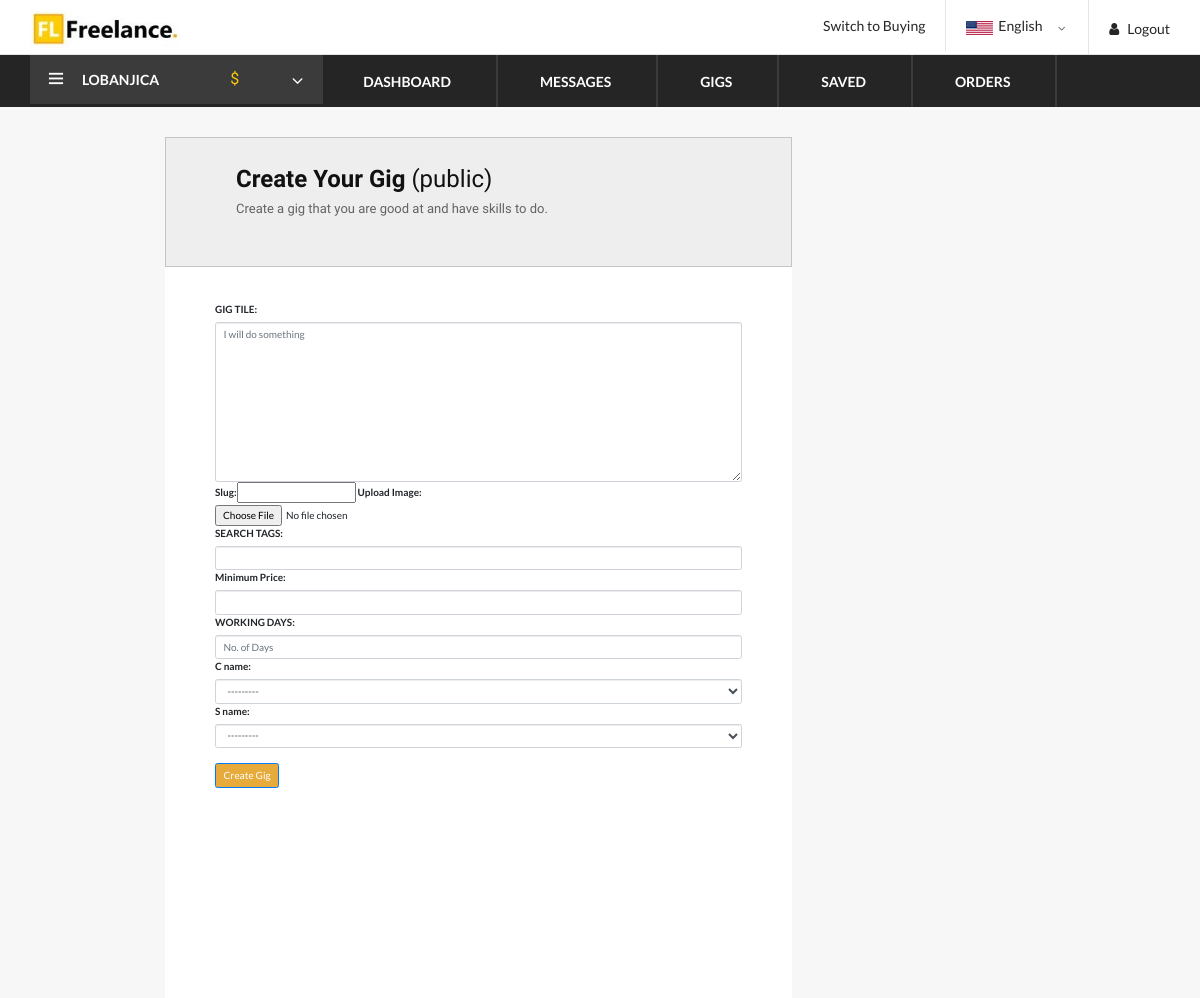
The app's page /gig/mygig/ (signed in, upper part), older data.
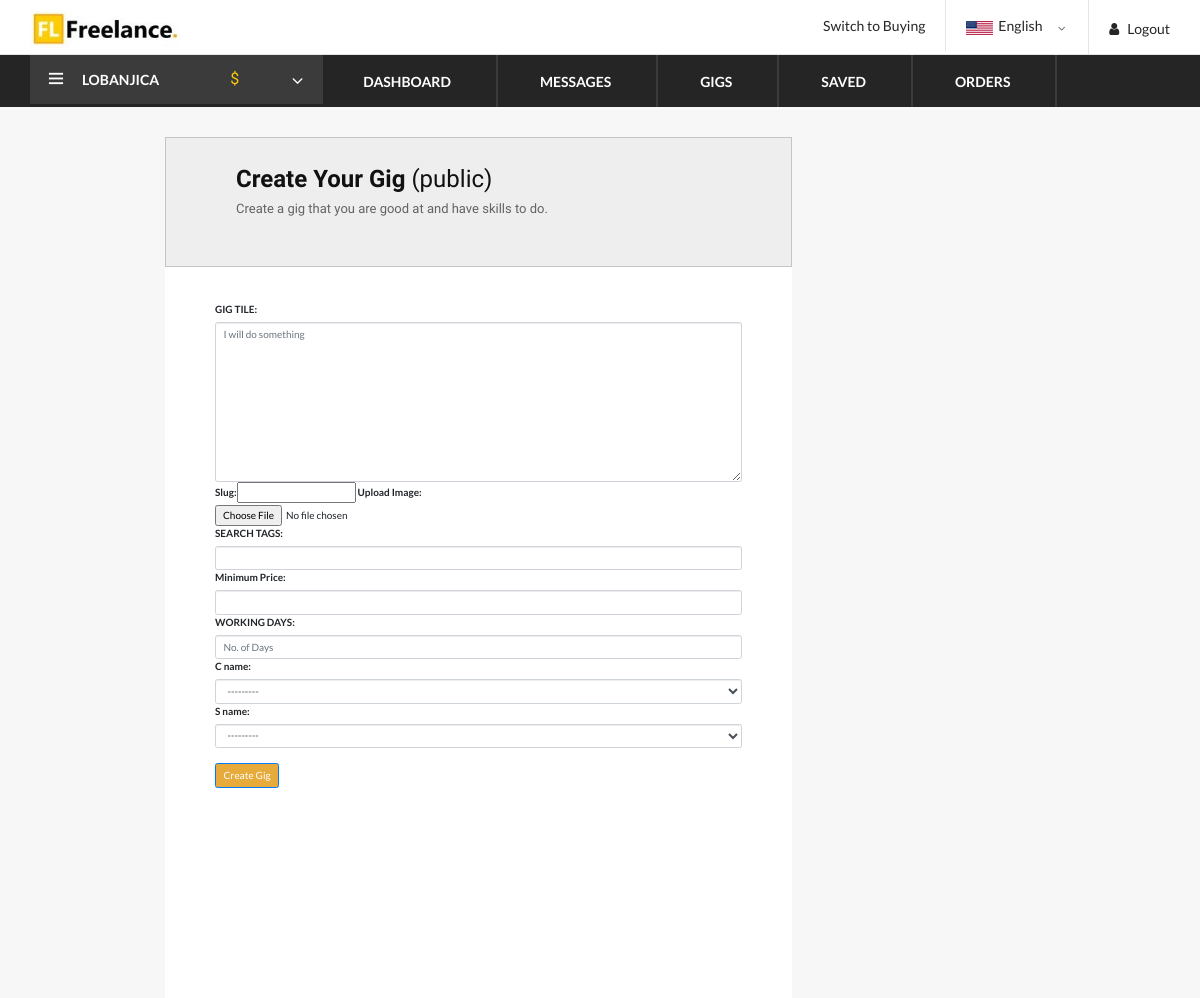
The same page, newer data.
### Gig/models.py (models this page shows)
class Category(models.Model):
    c_name          = models.CharField(max_length=1000)
    description     = models.TextField(max_length=1000)
    image           = models.ImageField(upload_to='category/',null=True,blank=True)
    def __str__(self):
        return self.c_name

class SubCategory(models.Model):
    s_name              = models.CharField(max_length=1000)
    description         = models.TextField(max_length=1000)
    image               = models.ImageField(upload_to='sub_category/',null=True,blank=True)
    c_name              = models.ForeignKey(Category, on_delete=models.CASCADE)
    def __str__(self):
        return self.s_name

### Gig/views.py (the view, shortened to what this page needs)
# urls.py: path('mygig/',views.creategig,name='createusergig'),
@login_required
def creategig(request):
    if request.method == 'GET':
        form = GigForm()
        return render(request,'gigs/gigform.html',context = {'form':form})
    return render(request,'gigs/gigform.html',context={'form':form})

### Gig/forms.py
class GigForm(forms.ModelForm):
    title = forms.CharField(label="GIG TILE",widget = forms.Textarea(attrs={'class':'form-control','placeholder':'I will do something'}))
    search_tag = forms.CharField(label="SEARCH TAGS",widget = forms.TextInput(attrs={'class':'form-control'}))
    c_name = forms.ModelChoiceField(queryset=Category.objects.all().distinct(),widget = forms.Select(attrs={'class':'form-control'}))
    s_name = forms.ModelChoiceField(queryset=SubCategory.objects.all().distinct(),widget = forms.Select(attrs={'class':'form-control'}))
    price= forms.FloatField(label = "Minimum Price", widget = forms.NumberInput(attrs={'class':'form-control'}))
    time = forms.IntegerField(label = "WORKING DAYS", widget = forms.NumberInput(attrs={'class':'form-control','placeholder':'No. of Days'}))
    gig_image = forms.ImageField(label="Upload Image")
    class Meta:
        model = MyGig
        exclude = ['user','s_name','c_name','description','first_gig','contact_no','profile','gig_image_thumbnail','liked','favourite']

### templates/gigs/gigform.html (shortened to what this page needs)
{% extends 'master/dashboard_base.html' %}
{% load static %}
{% block body %}
<div class="row pb-5" style="background-color: #F7f7f7;">
        <div class="col-lg-8 pr-5" style="padding-left: 150px;">
            <div id="test1" style="width:100%; height:130px;text-align: justify; background-color: #eeeeee;border:1px solid #C1C7C9;  margin: 30px    200px 0px 20px;
                    /* top, left, bottom*/
                    padding: 10px 20px 30px;
                    float: left; ">
                        <h4 style="margin: 17px 200px 0px 50px; "><b>Create Your Gig </b>(public)</h4>
                        <p style="font-size: 13px;margin: 5px 200px 20px 50px;line-height: 19px;">Create a gig that you are good at and have skills to do.
                        </p>
                    </div>
            <div id="test1" style="width:100%; height:1050px;text-align: justify; background-color: #fff;  margin: 0px 200px 20px 20px;
                    /* top, left, bottom*/
                    padding: 10px 20px 30px;
                    float: left; ">
                    <div class="container pl-5 pr-5" style="margin-top: 25px;">
                        <form enctype="multipart/form-data" method="POST">
                            {{form}}
                            <br>
                            <button type="submit" class="btn btn-primary" style="background-color: #e7ab3c;">Create Gig
                            </button>
                        </form>
                    </div>
            </div>
        </div>
    </div>
{% endblock %}

Row changes from the older to the newer data that the page shows:
added Category: c_name "---------"
added SubCategory: s_name "---------"
Text that changed along with them:
form field c_name: "---------" → (not shown)
form field s_name: "---------" → (not shown)
